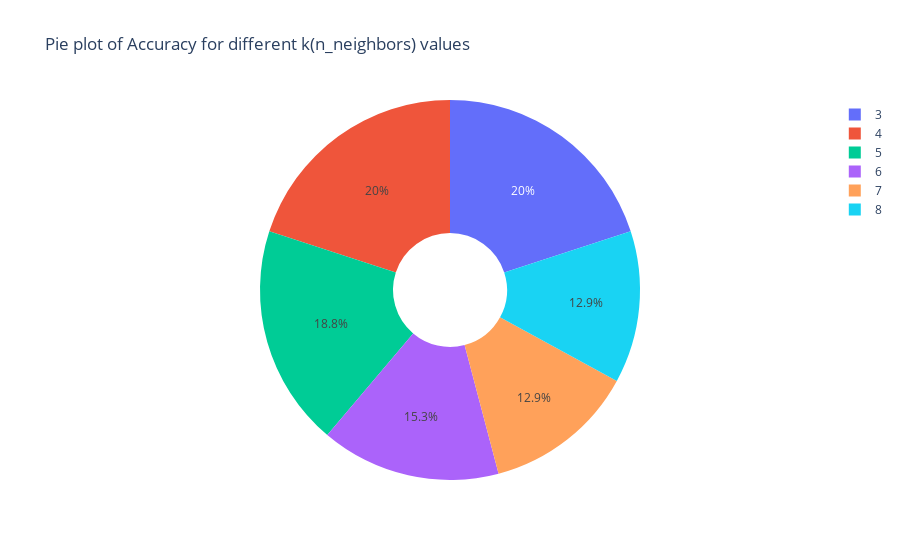

Notebook source saved alongside this figure:
### Code cell
k=[]
acc=[]
for i in range(3,9):
    KNN_CLASS=KNeighborsClassifier(n_neighbors=i)
    KNN_CLASS = KNN_CLASS.fit(testx[:30],testy[:30])
    y_test_pred = KNN_CLASS.predict(testx[:30])
    accu = accuracy_score(y_test_pred,testy[:30])
    acc.append(accu)
    k.append(i)
df=pd.DataFrame(k,columns=["k"])
df["accuracy_score"]=acc
px.pie(df,names=df["k"],values=df["accuracy_score"],title="Pie plot of Accuracy for different k(n_neighbors) values",hole=0.3)

### Figure 1 — Plotly figure (JSON) as saved in the notebook; plotly's stock layout.template omitted (floating-point values rounded to 4 significant figures)
{"data": [{"domain": {"x": [0, 1], "y": [0, 1]}, "hole": 0.3, "hovertemplate": "k=%{label}<br>accuracy_score=%{value}<extra></extra>", "labels": [3, 4, 5, 6, 7, 8], "legendgroup": "", "name": "", "showlegend": true, "type": "pie", "values": [0.5667, 0.5667, 0.5333, 0.4333, 0.3667, 0.3667]}], "layout": {"legend": {"tracegroupgap": 0}, "title": {"text": "Pie plot of Accuracy for different k(n_neighbors) values"}}}
